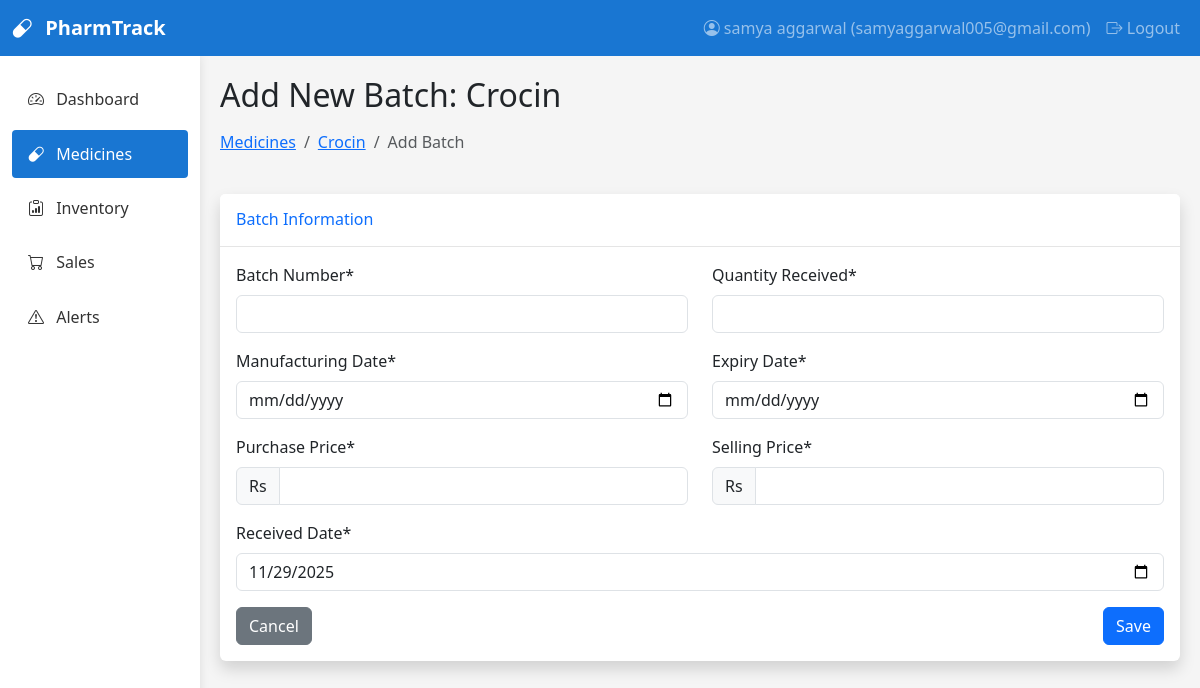
The page /medicines/2/add-batch/ (signed in) on the database its author committed.
### medicine/models.py (models this page shows, shortened)
class MedicineUser(AbstractUser):
    username = None
    email = models.EmailField('Email Address', unique=True)
    first_name = models.CharField(max_length=30)
    last_name = models.CharField(max_length=30)
    is_active = models.BooleanField(default=True)
    is_staff = models.BooleanField(default=False)
    date_joined = models.DateTimeField(auto_now_add=True)
    USERNAME_FIELD = 'email'
    REQUIRED_FIELDS = ['first_name', 'last_name']
    objects = UserManager()
    def __str__(self):
        return f"{self.first_name} {self.last_name} ({self.email})"
    class Meta:
        verbose_name = 'User'
        verbose_name_plural = 'Users'

class Medicine(models.Model):
    name = models.CharField(max_length=100)
    generic_name = models.CharField(max_length=100, blank=True, null=True)
    category = models.TextField(max_length=50)
    description = models.TextField(blank=True, null=True)
    minimum_stock = models.PositiveIntegerField(default=10)
    supplier = models.TextField(max_length=50)
    user = models.ForeignKey(MedicineUser, on_delete=models.CASCADE, related_name='medicines')

### medicine/views.py (the view, shortened to what this page needs)
# urls.py: path('medicines/<int:medicine_id>/add-batch/', views.MedicineBatchCreateView.as_view(), name='add_medicine_batch'),
class MedicineBatchCreateView(LoginRequiredMixin, CreateView):
    model = MedicineBatch
    form_class = MedicineBatchForm
    template_name = 'medicine/medicine_batch_form.html'
    def get_initial(self):
        initial = super().get_initial()
        medicine_id = self.kwargs.get('medicine_id')
        if medicine_id:
            initial['medicine'] = medicine_id
        return initial
    def get_context_data(self, **kwargs):
        context = super().get_context_data(**kwargs)
        medicine_id = self.kwargs.get('medicine_id')
        if medicine_id:
            context['medicine'] = get_object_or_404(Medicine, pk=medicine_id)
        return context

### medicine/forms.py
class MedicineBatchForm(forms.ModelForm):
    class Meta:
        model = MedicineBatch
        fields = [
            'medicine', 'batch_number', 'manufacturing_date',
            'expiry_date', 'purchase_price', 'selling_price',
            'quantity_received', 'received_date'
        ]
        widgets = {
            'manufacturing_date': forms.DateInput(attrs={'type': 'date'}),
            'expiry_date': forms.DateInput(attrs={'type': 'date'}),
            'received_date': forms.DateInput(attrs={'type': 'date'}),
        }

### medicine/templates/medicine/medicine_batch_form.html (shortened to what this page needs)
{% extends 'medicine/base.html' %}
{% block page_title %}Add New Batch{% if medicine %}: {{ medicine.name }}{% endif %}{% endblock %}
{% block breadcrumb %}
<nav aria-label="breadcrumb">
    <ol class="breadcrumb">
        <li class="breadcrumb-item"><a href="{% url 'medicine_list' %}">Medicines</a></li>
        {% if medicine %}
        <li class="breadcrumb-item"><a href="/">{{ medicine.name }}</a></li>
        {% endif %}
        <li class="breadcrumb-item active" aria-current="page">Add Batch</li>
    </ol>
</nav>
{% endblock %}
{% block content %}
<div class="card shadow mb-4">
    <div class="card-header py-3">
        <h6 class="m-0 font-weight-bold text-primary">Batch Information</h6>
    </div>
    <div class="card-body">
        <form method="post">
            <div class="row mb-3">
                <div class="col-md-6">
                    <label for="{{ form.batch_number.id_for_label }}" class="form-label">Batch Number*</label>
                    <input type="text" name="{{ form.batch_number.name }}" id="{{ form.batch_number.id_for_label }}" class="form-control" value="{{ form.batch_number.value|default:'' }}" required>
                </div>
                <div class="col-md-6">
                    <label for="{{ form.quantity_received.id_for_label }}" class="form-label">Quantity Received*</label>
                    <input type="number" name="{{ form.quantity_received.name }}" id="{{ form.quantity_received.id_for_label }}" class="form-control" value="{{ form.quantity_received.value|default:'' }}" required>
                </div>
            </div>
            <div class="row mb-3">
                <div class="col-md-6">
                    <label for="{{ form.manufacturing_date.id_for_label }}" class="form-label">Manufacturing Date*</label>
                    <input type="date" name="{{ form.manufacturing_date.name }}" id="{{ form.manufacturing_date.id_for_label }}" class="form-control" value="{{ form.manufacturing_date.value|date:'Y-m-d'|default:'' }}" required>
                </div>
                <div class="col-md-6">
                    <label for="{{ form.expiry_date.id_for_label }}" class="form-label">Expiry Date*</label>
                    <input type="date" name="{{ form.expiry_date.name }}" id="{{ form.expiry_date.id_for_label }}" class="form-control" value="{{ form.expiry_date.value|date:'Y-m-d'|default:'' }}" required>
                </div>
            </div>
            <div class="row mb-3">
                <div class="col-md-6">
                    <label for="{{ form.purchase_price.id_for_label }}" class="form-label">Purchase Price*</label>
                    <div class="input-group">
                        <span class="input-group-text">Rs</span>
                        <input type="number" step="0.01" name="{{ form.purchase_price.name }}" id="{{ form.purchase_price.id_for_label }}" class="form-control" value="{{ form.purchase_price.value|default:'' }}" required>
                    </div>
                </div>
                <div class="col-md-6">
                    <label for="{{ form.selling_price.id_for_label }}" class="form-label">Selling Price*</label>
                    <div class="input-group">
                        <span class="input-group-text">Rs</span>
                        <input type="number" step="0.01" name="{{ form.selling_price.name }}" id="{{ form.selling_price.id_for_label }}" class="form-control" value="{{ form.selling_price.value|default:'' }}" required>
                    </div>
                </div>
            </div>
            <div class="mb-3">
                <label for="{{ form.received_date.id_for_label }}" class="form-label">Received Date*</label>
                <input type="date" name="{{ form.received_date.name }}" id="{{ form.received_date.id_for_label }}" class="form-control" value="{{ form.received_date.value|date:'Y-m-d'|default:'' }}" required>
            </div>
            <div class="d-flex justify-content-between">
                <a href="/" class="btn btn-secondary">Cancel</a>
                <button type="submit" class="btn btn-primary">Save</button>
            </div>
        </form>
    </div>
</div>
{% endblock %}

### medicine/templates/medicine/base.html (shortened to what this page needs)
<!DOCTYPE html>
<html lang="en">
<head>
    <link href="https://cdn.jsdelivr.net/npm/bootstrap@5.3.0-alpha1/dist/css/bootstrap.min.css" rel="stylesheet">
    <link rel="stylesheet" href="https://cdn.jsdelivr.net/npm/bootstrap-icons@1.10.3/font/bootstrap-icons.css">
</head>
<body>
    <nav class="navbar navbar-expand-lg navbar-dark" style="background-color: var(--primary-color);">
        <div class="container-fluid">
            <a class="navbar-brand" href="{% url 'dashboard' %}">
                <i class="bi bi-capsule me-2"></i>
                PharmTrack
            </a>
            <div class="collapse navbar-collapse" id="navbarNav">
                <ul class="navbar-nav ms-auto">
                    <li class="nav-item">
                        <a class="nav-link" href="#">
                            <i class="bi bi-person-circle"></i> {{request.user}}
                        </a>
                    </li>
                    <li class="nav-item">
                        <a class="nav-link" href="{% url 'logout' %}">
                            <i class="bi bi-box-arrow-right"></i> Logout
                        </a>
                    </li>
                </ul>
            </div>
        </div>
    </nav>
    <div class="container-fluid">
        <div class="row">
            <div class="col-md-3 col-lg-2 sidebar py-3">
                <ul class="nav flex-column">
                    <li class="nav-item">
                        <a class="nav-link {% if request.path == '/' %}active{% endif %}" href="{% url 'dashboard' %}">
                            <i class="bi bi-speedometer2"></i> Dashboard
                        </a>
                    </li>
                    <li class="nav-item">
                        <a class="nav-link {% if 'medicines' in request.path %}active{% endif %}" href="{% url 'medicine_list' %}">
                            <i class="bi bi-capsule"></i> Medicines
                        </a>
                    </li>
                    <li class="nav-item">
                        <a class="nav-link {% if 'inventory/report' in request.path %}active{% endif %}" href="{% url 'inventory_report' %}">
                            <i class="bi bi-clipboard-data"></i> Inventory
                        </a>
                    </li>
                    <li class="nav-item">
                        <a class="nav-link {% if 'sales' in request.path %}active{% endif %}" href="{% url 'sale_list' %}">
                            <i class="bi bi-cart"></i> Sales
                        </a>
                    </li>
                    <li class="nav-item">
                        <a class="nav-link position-relative {% if 'alerts' in request.path %}active{% endif %}" href="{% url 'low_stock_alerts' %}">
                            <i class="bi bi-exclamation-triangle"></i> Alerts
                        </a>
                    </li>
                </ul>
            </div>
            <div class="col-md-9 col-lg-10 main-content">
                <div class="mb-4">
                    <h2 class="mb-3">{% block page_title %}{% endblock %}</h2>
                    <div class="d-flex justify-content-between">
                        <div>
                            {% block breadcrumb %}{% endblock %}
                        </div>
                    </div>
                </div>
                {% block content %}{% endblock %}
            </div>
        </div>
    </div>
</body>
</html>

### medicine/templates/medicine/base.html (style rules this page uses)
:root { --primary-color: #1976D2; --secondary-color: #64B5F6; --success-color: #4CAF50; --danger-color: #F44336; --warning-color: #FFC107; }
body { font-family: 'Segoe UI', Tahoma, Geneva, Verdana, sans-serif; background-color: #f5f5f5; }
.sidebar { background-color: #fff; min-height: calc(100vh - 56px); box-shadow: 0 0 10px rgba(0, 0, 0, 0.1); }
.sidebar .nav-link { color: #333; padding: 0.75rem 1rem; border-radius: 0.25rem; margin: 0.2rem 0; }
.sidebar .nav-link.active { background-color: var(--primary-color); color: white; }
.sidebar .nav-link i { margin-right: 0.5rem; }
.navbar-brand { font-weight: 600; }
.main-content { padding: 20px; }
.card { border: none; box-shadow: 0 0 10px rgba(0, 0, 0, 0.1); margin-bottom: 20px; }
.card-header { background-color: #fff; border-bottom: 1px solid rgba(0, 0, 0, 0.1); font-weight: 600; }

### rows shown on the page
MedicineUser: user "samya aggarwal (samyaggarwal005@gmail.com)"
Medicine: name "Crocin"
